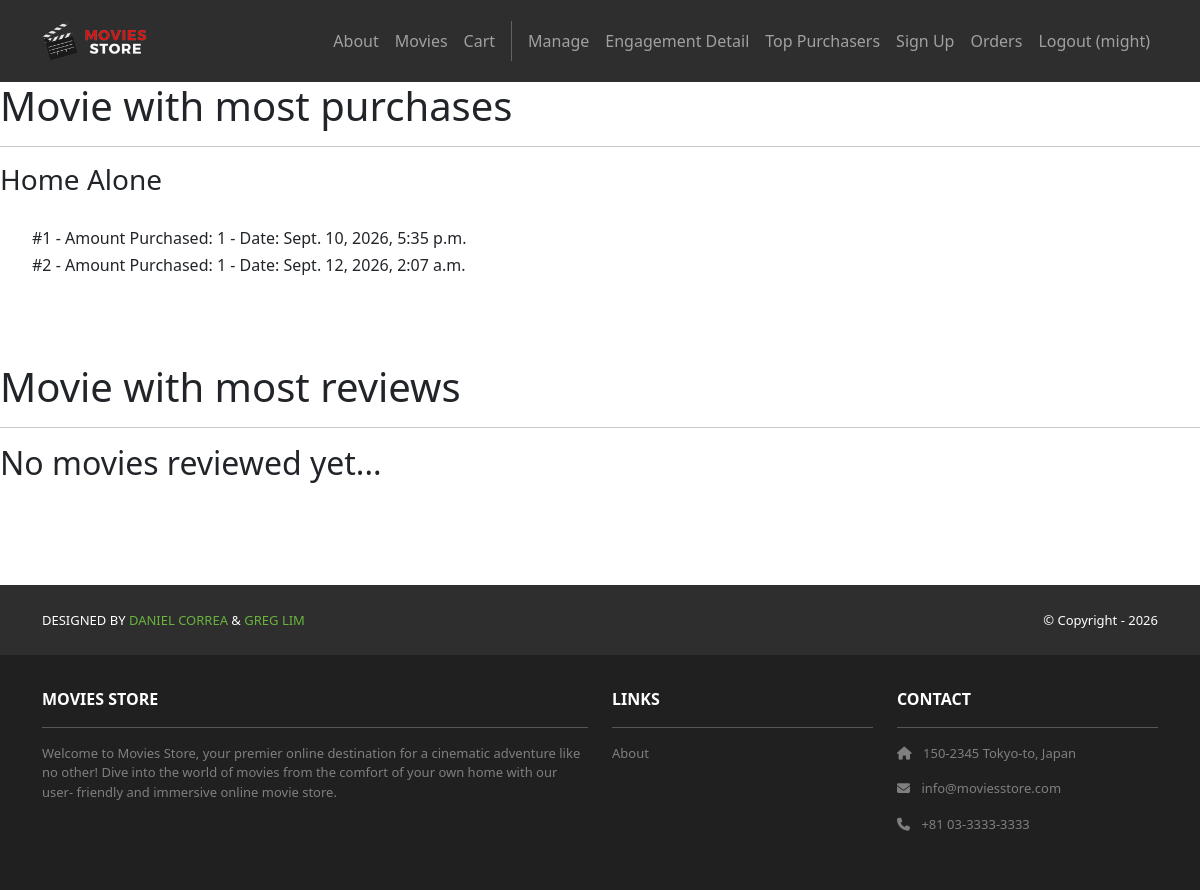
The page /engagement (signed in) on the database as committed earlier.
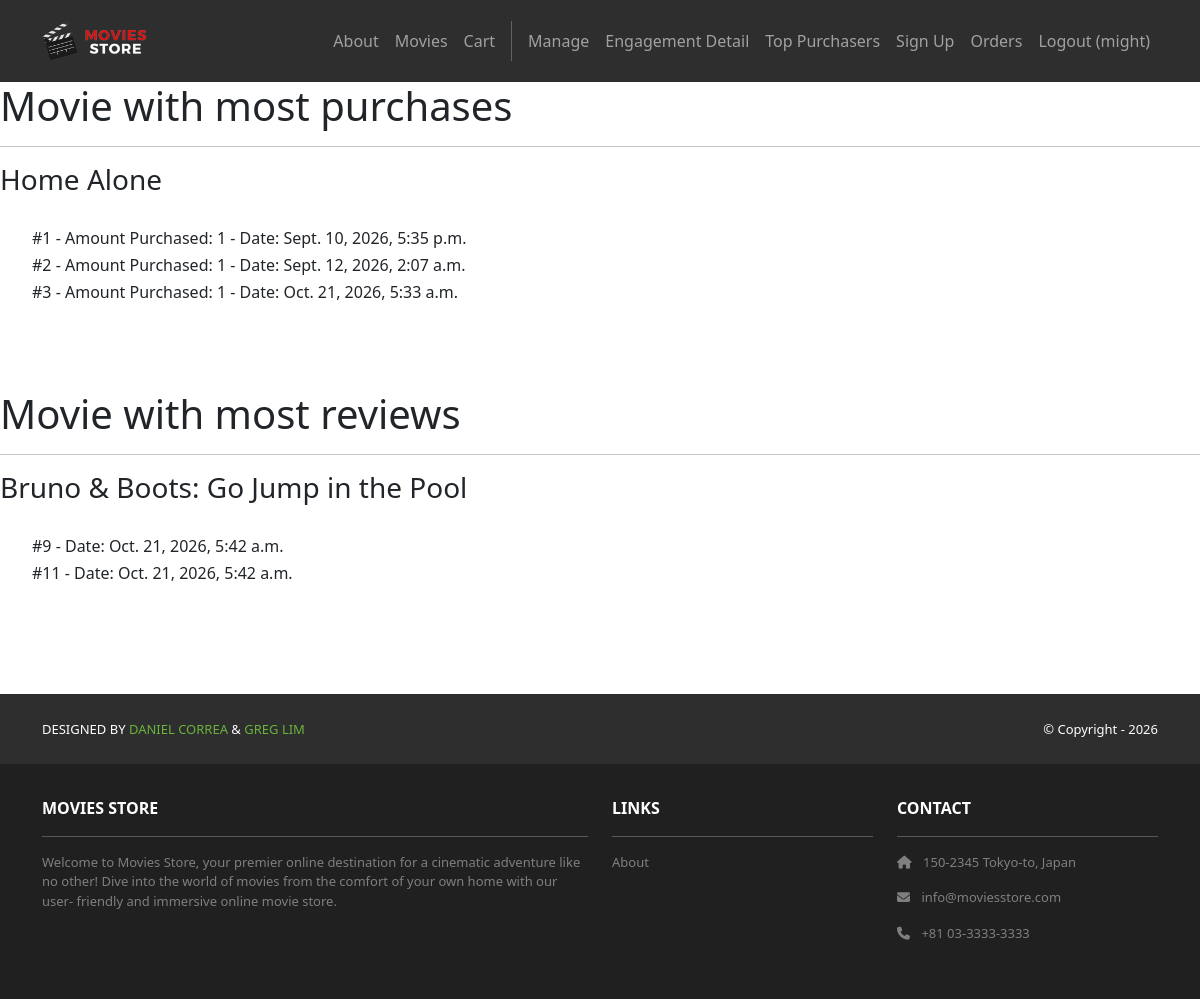
The same page on the database as committed later.
### cart/models.py (models this page shows, shortened)
class Item(models.Model):
    id = models.AutoField(primary_key=True)
    price = models.IntegerField()
    quantity = models.IntegerField()
    order = models.ForeignKey(Order,
        on_delete=models.CASCADE)
    movie = models.ForeignKey(Movie,
        on_delete=models.CASCADE)

class Order(models.Model):
    id = models.AutoField(primary_key=True)
    total = models.IntegerField()
    date = models.DateTimeField(auto_now_add=True)
    user = models.ForeignKey(User,
        on_delete=models.CASCADE)

### movies/models.py (models this page shows, shortened)
class Movie(models.Model):
    id = models.AutoField(primary_key=True)
    name = models.CharField(max_length=255)
    price = models.IntegerField()
    description = models.TextField()
    image = models.ImageField(upload_to='movie_images/')

class Review(models.Model):
    id = models.AutoField(primary_key=True)
    comment = models.CharField(max_length=255)
    date = models.DateTimeField(auto_now_add=True)
    movie = models.ForeignKey(Movie,
        on_delete=models.CASCADE)
    user = models.ForeignKey(User,
        on_delete=models.CASCADE)

### home/views.py (the view)
# urls.py: path('engagement', views.engagement, name='home.engagement'),
@staff_member_required
def engagement(request):
    template_data = {}
    template_data['title'] = 'View Engagement'
    reviews = Review.objects.all()
    dictr = defaultdict(list)
    movie1 = None
    maxlen = -1
    for r in reviews:
        dictr[r.movie].append(r)
        if len(dictr[r.movie]) > maxlen:
            maxlen = len(dictr[r.movie])
            movie1 = r.movie
    items = Item.objects.all()
    dictb = defaultdict(int)
    dicti = defaultdict(list)
    movie2 = None
    maxlen = -1
    for i in items:
        dictb[i.movie] += i.quantity
        if dictb[i.movie] > maxlen:
            maxlen = dictb[i.movie]
            movie2 = i.movie
        dicti[i.movie].append(i)
    template_data['movie1'] = movie1
    template_data['reviews'] = dictr[movie1] if movie1 else []
    template_data['movie2'] = movie2
    template_data['items'] = dicti[movie2] if movie2 else []
    return render(request, "home/engagement.html", {'template_data' : template_data})

### home/templates/home/engagement.html
{% extends 'base.html' %}
{% block content %}
<div>
    <h1> Movie with most purchases </h1>
    <hr>
    {% if template_data.movie2 %}
        <h3>{{template_data.movie2.name}}</h3>
    <br>
    <ul>
        {% for item in template_data.items %}
        <h6> #{{item.id }} - Amount Purchased: {{item.quantity}} - Date: {{item.order.date}}</h6>
        {% endfor %}
    </ul>
    {% else %}
    <h2> No movies bought yet...</h2>
    {% endif %}
</div>
<br>
<br>
<br>
<div>
    <h1> Movie with most reviews </h1>
    <hr>
    {% if template_data.movie1 %}
        <h3>{{template_data.movie1.name}}</h3>
    <br>
    <ul>
        {% for review in template_data.reviews %}
        <h6> #{{review.id }} - Date: {{review.date}}</h6>
        {% endfor %}
    </ul>
    {% else %}
    <h2> No movies reviewed yet...</h2>
    {% endif %}
</div>
{% endblock content %}

Rows that differ between the two databases and show on the page:
added Item: id "3", quantity "1", order "Oct. 21, 2026, 5:33 a.m."
now on this page (row unchanged): Movie: movie1.name "Bruno & Boots: Go Jump in the Pool"
added Review: id "9", date "Oct. 21, 2026, 5:42 a.m."
added Review: id "11", date "Oct. 21, 2026, 5:42 a.m."
Other text that changed with them:
text no longer shown: "No movies reviewed yet..."
